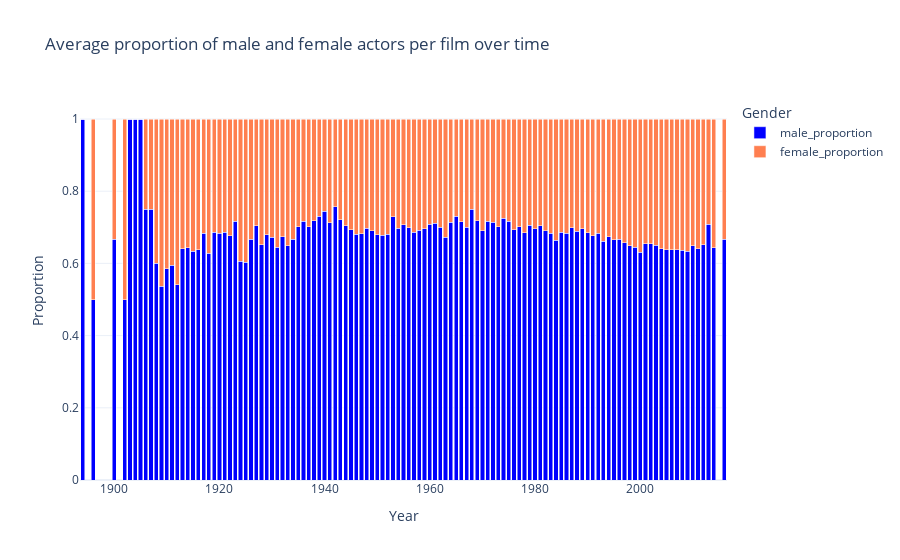

The notebook cell this image was saved under:
### Code cell
# groupby year and do average male and female proportions
df['Actor_gender_female'] = 1 - df['Actor_gender_male'] 
avg_gender_by_year = df.groupby('Movie_release_date').agg(male_proportion=('Actor_gender_male', 'mean'),female_proportion=('Actor_gender_female', 'mean')).reset_index()
# get the proportion 
avg_gender_by_year['male_proportion'] /= (avg_gender_by_year['male_proportion'] + avg_gender_by_year['female_proportion'])
avg_gender_by_year['female_proportion'] /= (avg_gender_by_year['male_proportion'] + avg_gender_by_year['female_proportion'])

#plot 
fig = px.bar(
    avg_gender_by_year.melt(id_vars='Movie_release_date', var_name='Gender', value_name='Proportion'),
    x='Movie_release_date',
    y='Proportion',
    color='Gender',
    barmode='stack',    
    labels={'Movie_release_date': 'Year', 'Proportion': 'Proportion'},
    title='Average proportion of male and female actors per film over time',
    color_discrete_map={'male_proportion': 'blue', 'female_proportion': 'coral'}
)

# add title and labels
fig.update_layout(
    xaxis_title='Year',
    yaxis_title='Proportion',
    legend_title='Gender',
    template='plotly_white'
)

fig.show()
